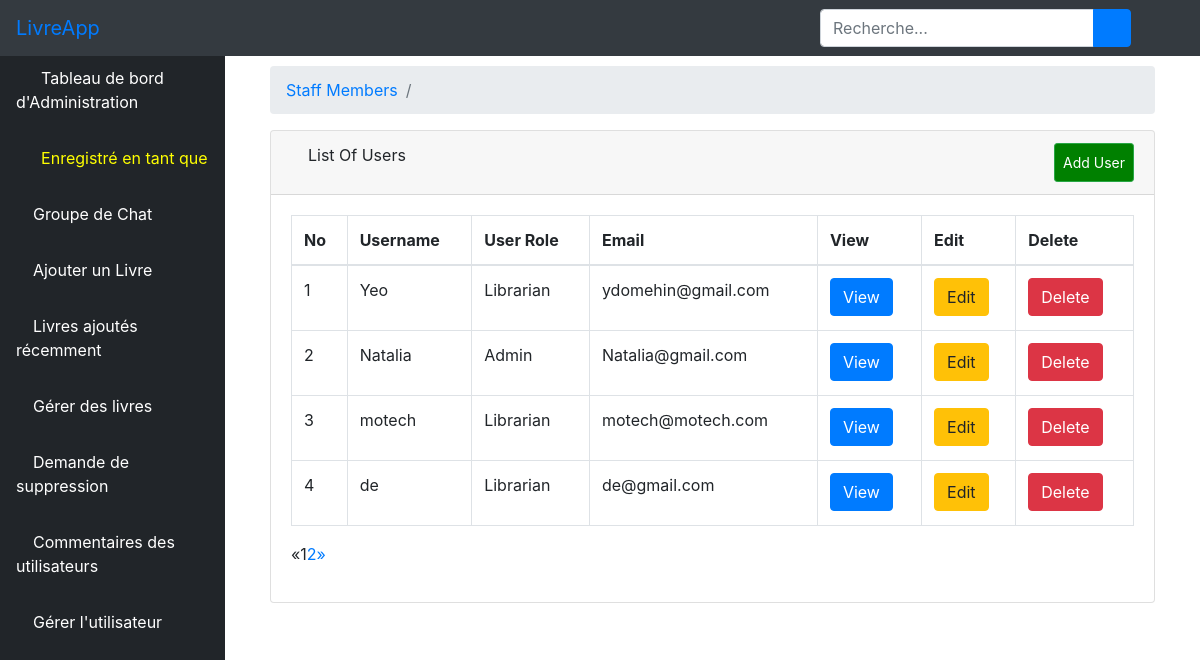
The page /aluser/ on the database its author committed.
### bookstore/models.py (models this page shows)
class User(AbstractUser):
    is_admin = models.BooleanField(default=False)
    is_publisher = models.BooleanField(default=False)
    is_librarian = models.BooleanField(default=False)
    class Meta:
        swappable = 'AUTH_USER_MODEL'

### bookstore/views.py (the view)
# urls.py: path('aluser/', views.ListUserView.as_view(), name='aluser'),
class ListUserView(generic.ListView):
    model = User
    template_name = 'dashboard/list_users.html'
    context_object_name = 'users'
    paginate_by = 4
    def get_queryset(self):
        return User.objects.order_by('-id')

### bookstore/templates/dashboard/list_users.html (shortened to what this page needs)
{% extends 'dashboard/base.html' %}
{% block body %}
        <div class="container-fluid">
        <div class="row">
          <div class="col-12 mb-3">
          <div class="col-12 mb-3">
                <div id="content-wrapper">
        <div class="container-fluid">
            <ol class="breadcrumb">
                <li class="breadcrumb-item">
                    <a href="">Staff Members</a>
                </li>
                <li class="breadcrumb-item active"></li>
            </ol>
            <div class="card mb-3">
                <div class="card-header">
                    <i class="fas fa-table"></i>
                    List Of Users
                    <a  class="btn btn-sm btn-success" href="{% url 'create_user_form' %}" style="padding: 8px; float: right; background-color: green; color: white;">Add User</a>
                </div>
                <div class="card-body">
                    <div class="table-responsive">
                        <table class="table table-bordered" id="dataTable" width="100%" cellspacing="0">
                            <thead>
                            <tr>
                                <th>No</th>
                                <th>Username</th>
                                <th>User Role</th>
                                <th>Email</th>
                                <th>View</th>
                                <th>Edit</th>
                                <th>Delete</th>
                            </tr>
                            </thead>
                            <tbody>
                        {% if users %}
                            {% for user in users %}
                                <tr>
                                    <td>{{ forloop.counter }}</td>
                                    <td>{{ user.username }}</td>
                                    <td>{% if user.is_publisher == True %}
                                      <p>Publisher</p>
                                    {% elif user.is_admin == True %}
                                      <p>Admin</p>
                                    {% else %}
                                    <p>Librarian</p>
                                      {% endif %}
                                    </td>
                                    <td>{{ user.email }}</td>
                                    <td>
                <a href="{% url 'alvuser' user.pk %}"><button type="button" class="btn btn-primary"> View</button></a>
                 </td>
                <td>
                <a href="{% url 'aeuser' user.pk %}"><button type="button" class="btn btn-warning"> Edit</button></a>
        </td>
        <td>
          <a href="{% url 'aduser' user.pk %}"><button type="button" class="btn btn-danger"> Delete</button></a></td>
                                </tr>
                            {% endfor %}
                        {% endif %}
                            </tbody>
                        </table>
                          {% if is_paginated %}
  <ul class="pagination">
    {% if page_obj.has_previous %}
      <li><a href="?page={{ page_obj.previous_page_number }}">&laquo;</a></li>
    {% else %}
      <li class="disabled"><span>&laquo;</span></li>
    {% endif %}
    {% for i in paginator.page_range %}
      {% if page_obj.number == i %}
        <li class="active"><span>{{ i }} <span class="sr-only">(current)</span></span></li>
      {% else %}
        <li><a href="?page={{ i }}">{{ i }}</a></li>
      {% endif %}
    {% endfor %}
    {% if page_obj.has_next %}
      <li><a href="?page={{ page_obj.next_page_number }}">&raquo;</a></li>
    {% else %}
      <li class="disabled"><span>&raquo;</span></li>
    {% endif %}
  </ul>
{% endif %}
                    </div>
                </div>
            </div>
        </div>
    </div>
          </div>
        </div>
      </div>
    </div>
{% endblock %}

### static/css/master.css (style rules this page uses)
html { scroll-behavior: smooth; }
li { list-style-type: none; }

### bookstore/templates/dashboard/base.html (style rules this page uses)
body { display: flex; flex-direction: column; min-height: 100vh; }

### rows shown on the page
User: username "Yeo", is_publisher "Librarian", email "ydomehin@gmail.com"
User: username "Natalia", is_publisher "Admin", email "Natalia@gmail.com"
User: username "motech", is_publisher "Librarian", email "motech@motech.com"
User: username "de", is_publisher "Librarian", email "de@gmail.com"

### other values the page prints
{{ i }} "1"
{{ i }} "2"
